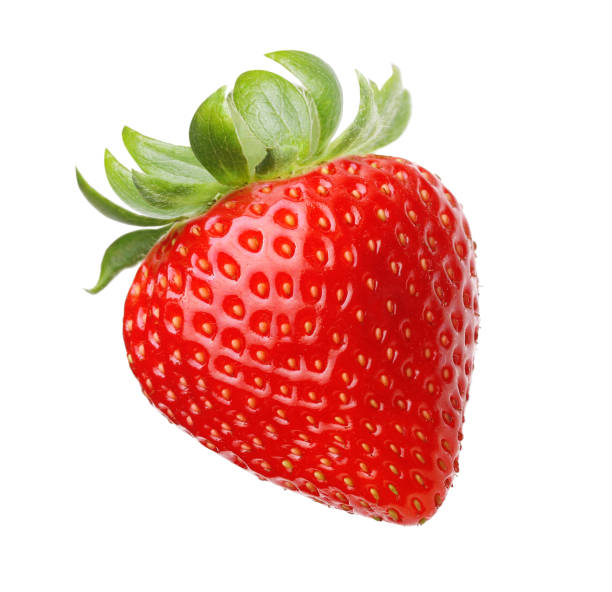
#> input picture AI/실습정리/practice/image_dir/strawberry.jpg, 612 x 592 px
$ python channel_split.py
#> lines starting #> are read from the running program, lines starting #| are printed output that depends on the picture
import cv2
import numpy as np

src = cv2.imread("../image_dir/strawberry.jpg", cv2.IMREAD_COLOR)
#> src is the input picture: shape (592, 612, 3); mean B, G, R 184.2, 193.4, 237.2
b,g,r = cv2.split(src)
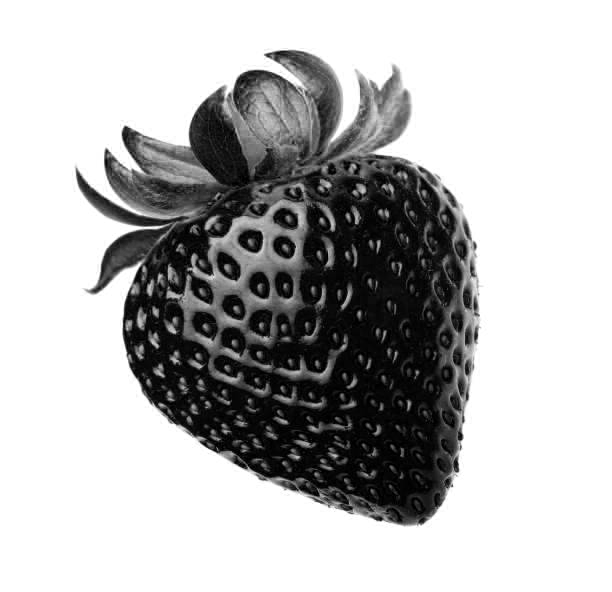
#> b: shape (592, 612); min 0, max 255, mean 184.2
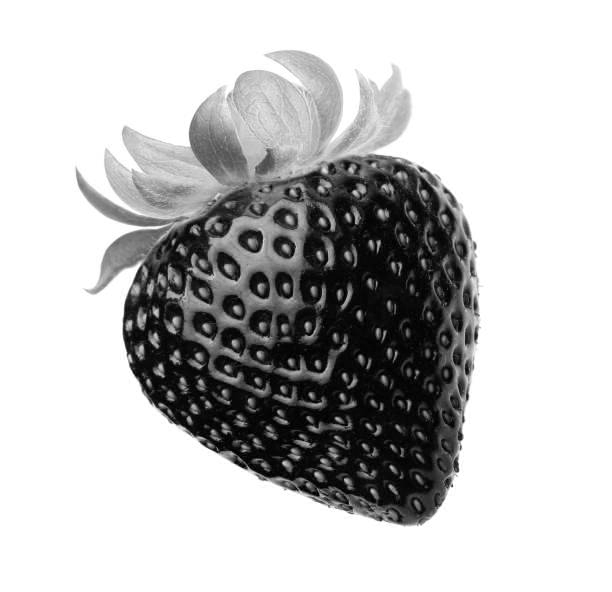
#> g: shape (592, 612); min 0, max 255, mean 193.4
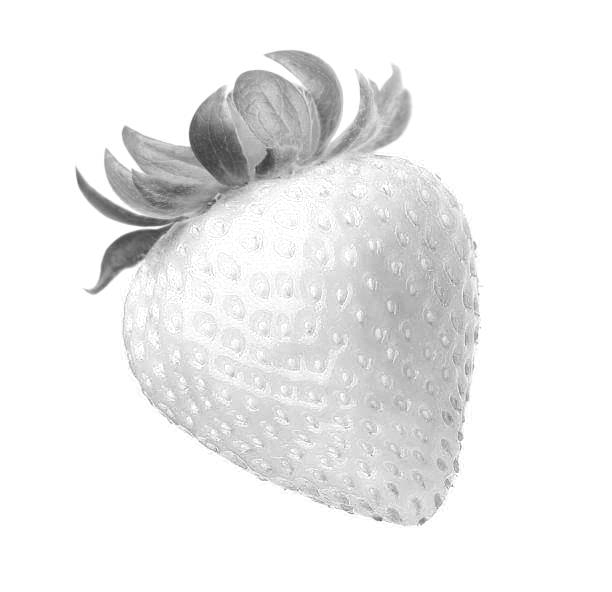
#> r: shape (592, 612); min 54, max 255, mean 237.2
inverse = cv2.merge((r,g,b))

b_np = src[:,:,0]
g_np = src[:,:,1]
r_np = src[:,:,2]
inverse_np = cv2.merge((r_np,g_np,b_np))
#inverse_np = cv2.merge((b_np,g_np,r_np))

cv2.imshow("b", b)
cv2.imshow("g", g)
cv2.imshow("r", r)
cv2.imshow("inverse", inverse)
cv2.imshow("inverse_np", inverse_np)
cv2.waitKey()
cv2.destroyAllWindows()
